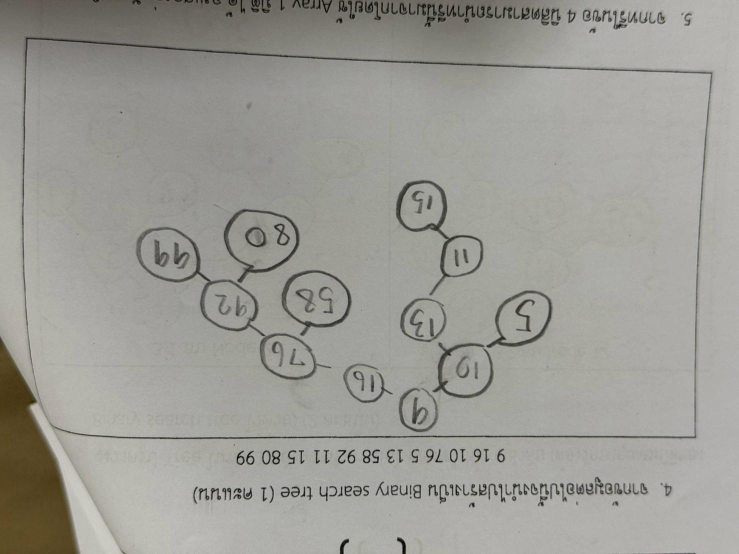
#> input picture scripts/test_rot_270.jpg, 1477 x 1108 px (shown at 1/2 size)
$ python -i test_auto_orient.py   (imports and definitions only)
#> lines starting #> are read from the running program, lines starting #| are printed output that depends on the picture
import os
import cv2
import numpy as np
from PIL import Image

def get_best_upright_image(path: str) -> Image.Image:
#> called with path = 'test_rot_270.jpg'
    with open(path, "rb") as f:
        orig = cv2.imdecode(np.frombuffer(f.read(), np.uint8), cv2.IMREAD_COLOR)
#> orig is the input picture: shape (1108, 1477, 3); mean B, G, R 149.2, 155.3, 156

    # We want landscape: width = 1477, height = 1108
    # Test rotation 90 vs 270:
    rot_90 = cv2.rotate(orig, cv2.ROTATE_90_CLOCKWISE)        # shape (1108, 1477)
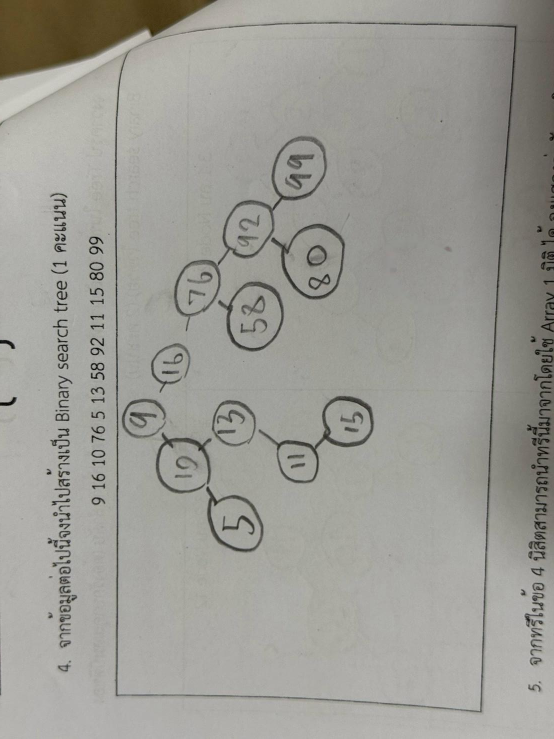
#> rot_90: shape (1477, 1108, 3) (shown at 1/2 size); mean B, G, R 149.2, 155.3, 156
    rot_270 = cv2.rotate(orig, cv2.ROTATE_90_COUNTERCLOCKWISE) # shape (1108, 1477)
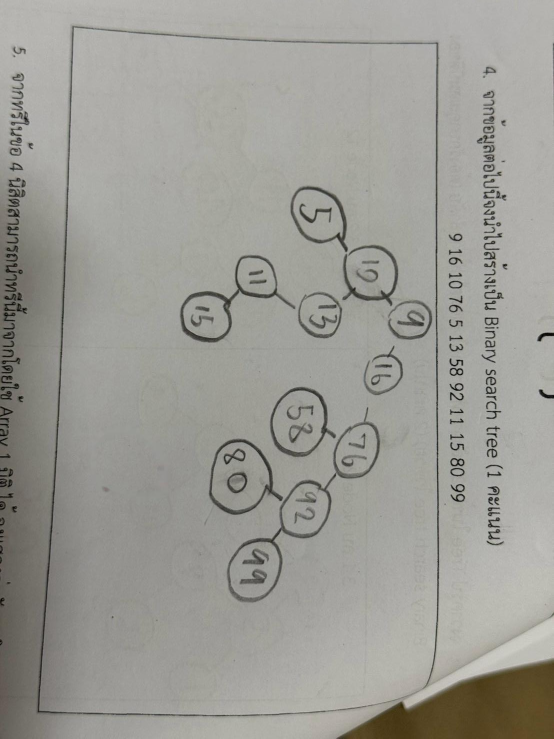
#> rot_270: shape (1477, 1108, 3) (shown at 1/2 size); mean B, G, R 149.2, 155.3, 156

    # In upright orientation, the header line "4. จากข้อมูลต่อไปนี้..." and top border are in the top 200 pixels
    gray_90 = cv2.cvtColor(rot_90, cv2.COLOR_BGR2GRAY)
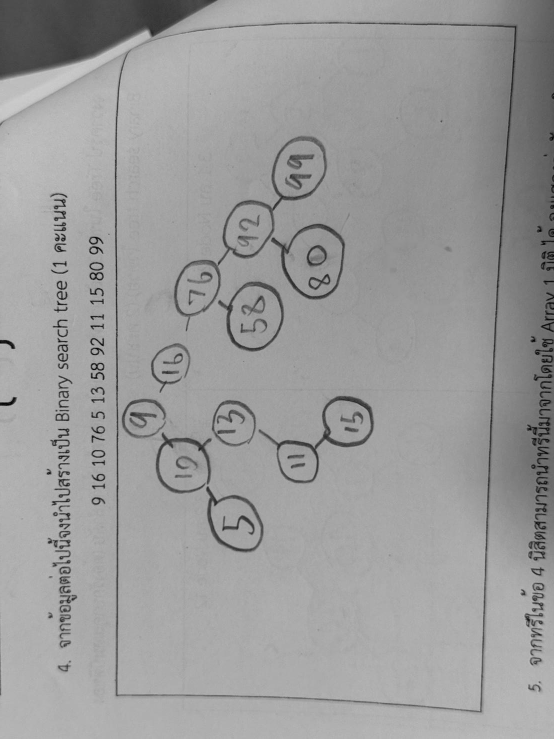
#> gray_90: shape (1477, 1108) (shown at 1/2 size); min 0, max 205, mean 154.9
    gray_270 = cv2.cvtColor(rot_270, cv2.COLOR_BGR2GRAY)
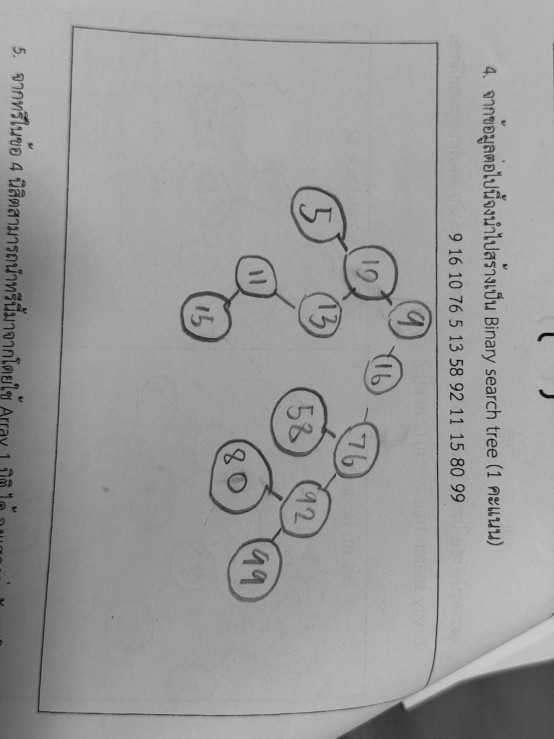
#> gray_270: shape (1477, 1108) (shown at 1/2 size); min 0, max 205, mean 154.9

    score_90 = np.sum(gray_90[:180, :] < 100) - np.sum(gray_90[-180:, :] < 100)
#> score_90 = 44939
    score_270 = np.sum(gray_270[:180, :] < 100) - np.sum(gray_270[-180:, :] < 100)
#> score_270 = -44939

    if score_90 >= score_270:
        best_cv = rot_90
        chosen = 90
    else:
        best_cv = rot_270
        chosen = 270

    rgb = cv2.cvtColor(best_cv, cv2.COLOR_BGR2RGB)
    return Image.fromarray(rgb), chosen

def test_all():
    clean_dir = os.path.join("ชุดข้อสอบใหม่", "photo_clean_ชุดที่1")
    for i in range(1, 35):
        fn = f"LINE_ALBUM_Photo1_260917_{i}.jpg"
        p = os.path.join(clean_dir, fn)
        img, ch = get_best_upright_image(p)
        print(f"[{i:2d}] Chosen rotation: {ch} deg")

# [2 lines not run here, left out]

>>> result = get_best_upright_image('test_rot_270.jpg')

$ run again, on scripts/rot_12.jpg
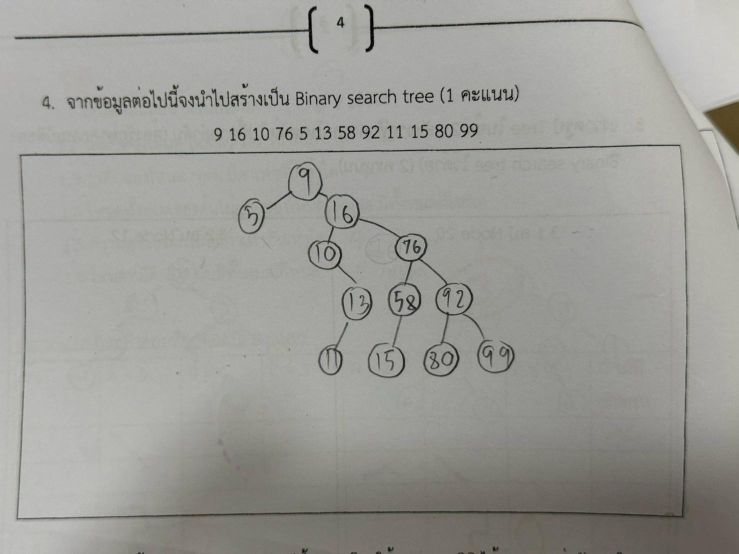
#> input picture scripts/rot_12.jpg, 1477 x 1108 px (shown at 1/2 size)
#> in get_best_upright_image, orig is the input picture: shape (1108, 1477, 3); mean B, G, R 151, 155.7, 155.8
#> in get_best_upright_image, `rot_90 = cv2.rotate(orig, cv2.ROTATE_90_CLOCKWISE)`:
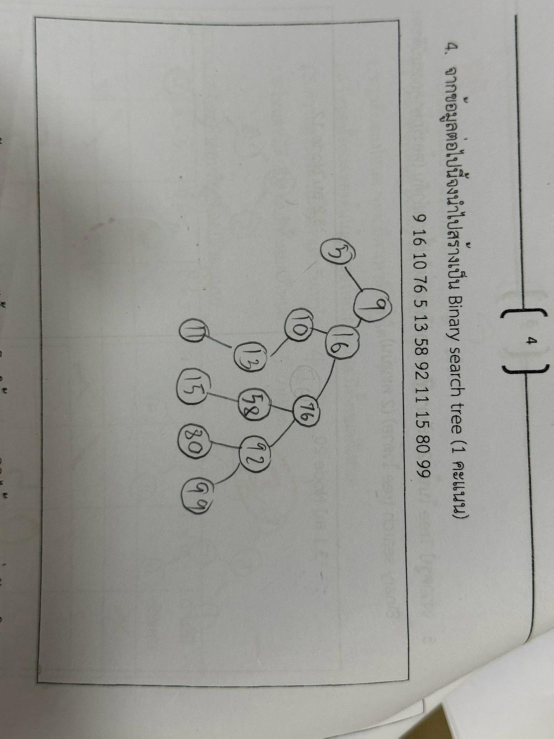
#> rot_90: shape (1477, 1108, 3) (shown at 1/2 size); mean B, G, R 151, 155.7, 155.8
#> in get_best_upright_image, `rot_270 = cv2.rotate(orig, cv2.ROTATE_90_COUNTERCLOCKWISE)`:
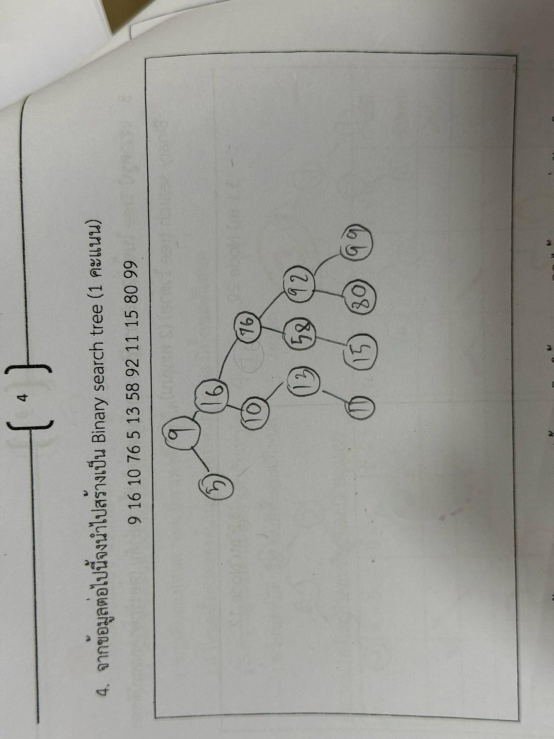
#> rot_270: shape (1477, 1108, 3) (shown at 1/2 size); mean B, G, R 151, 155.7, 155.8
#> score_90 = -24845
#> score_270 = 24845

$ run again, on scripts/rot_17.jpg
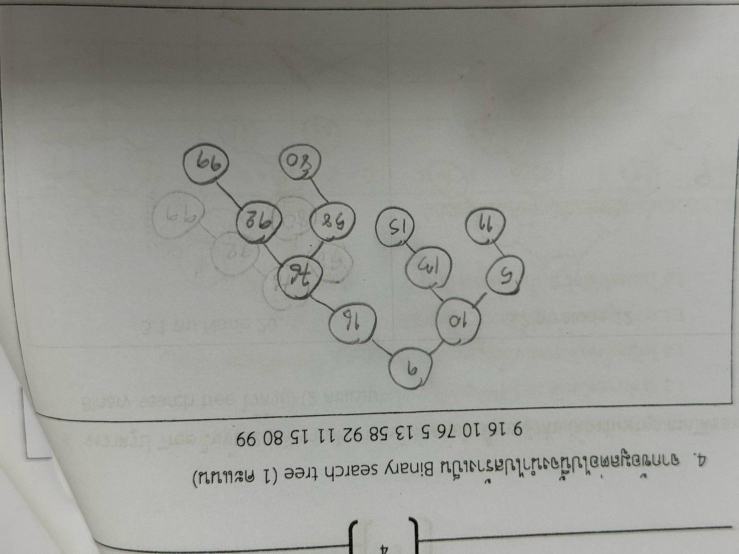
#> input picture scripts/rot_17.jpg, 1477 x 1108 px (shown at 1/2 size)
#> in get_best_upright_image, orig is the input picture: shape (1108, 1477, 3); mean B, G, R 148.6, 154, 153.4
#> in get_best_upright_image, `rot_90 = cv2.rotate(orig, cv2.ROTATE_90_CLOCKWISE)`:
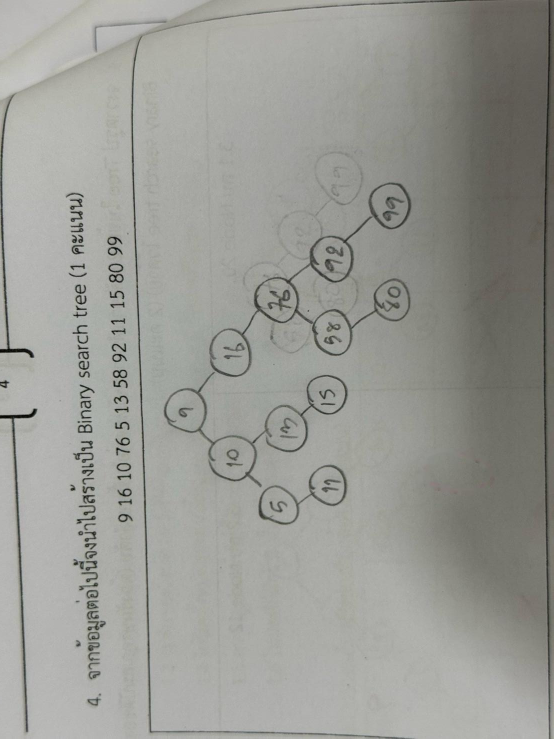
#> rot_90: shape (1477, 1108, 3) (shown at 1/2 size); mean B, G, R 148.6, 154, 153.4
#> in get_best_upright_image, `rot_270 = cv2.rotate(orig, cv2.ROTATE_90_COUNTERCLOCKWISE)`:
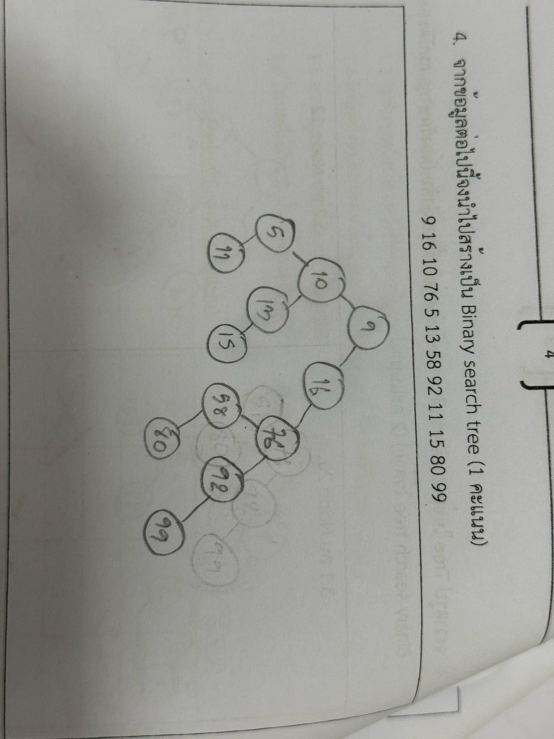
#> rot_270: shape (1477, 1108, 3) (shown at 1/2 size); mean B, G, R 148.6, 154, 153.4
#> score_90 = 16689
#> score_270 = -16689
